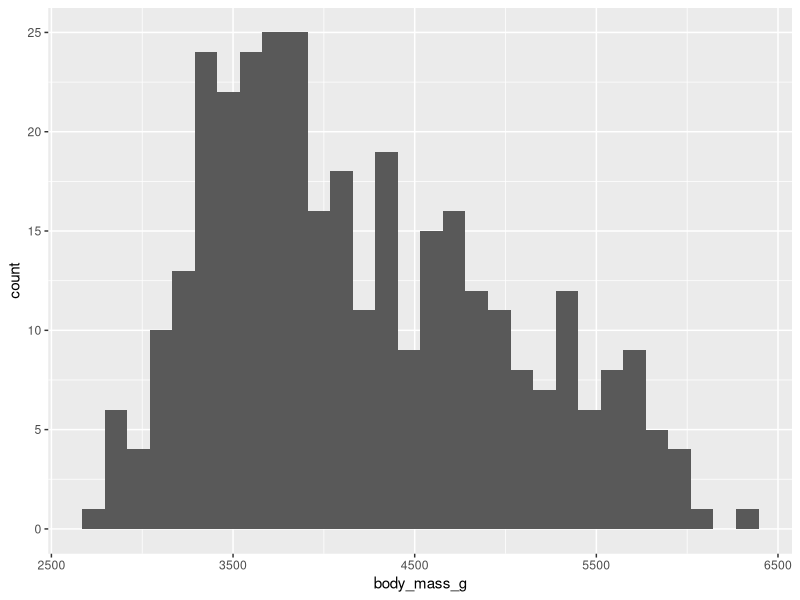
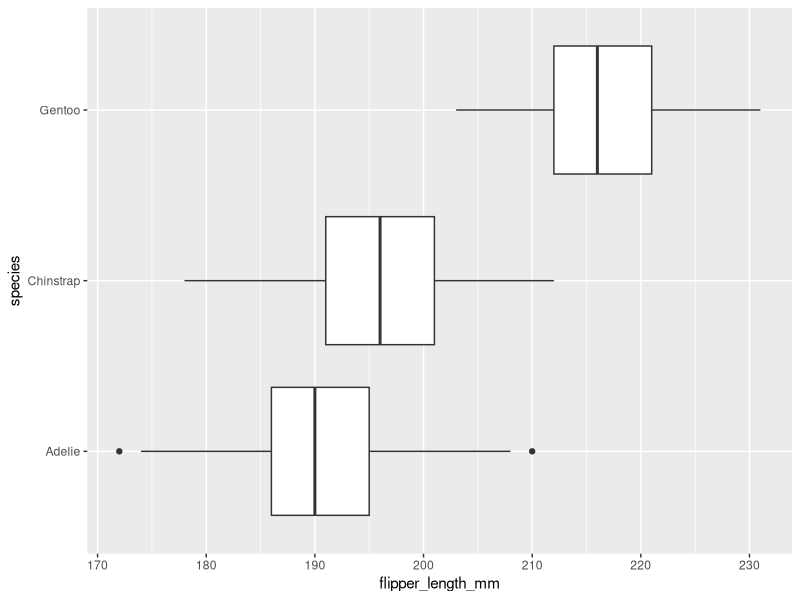
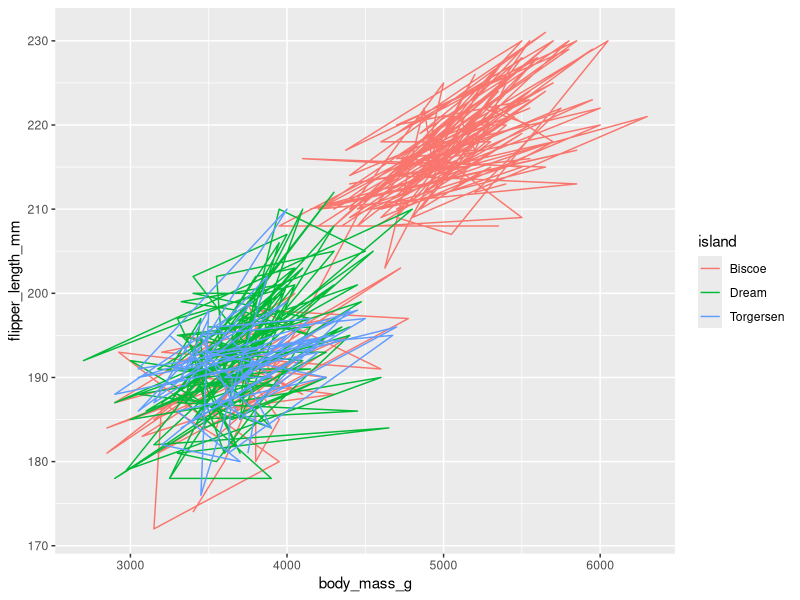

Here is the R script that generated these plots, in order:
library(palmerpenguins)
library(ggplot2)

# Edit code to match figures -------------------------------------------------
# At the end of the guided notes for the second video you'll find three figures.
# Edit the following code so the outputs match the figures in the notes.

# Figure 1
ggplot(penguins, aes(body_mass_g)) +
  geom_histogram()

# Figure 2
ggplot(penguins, aes(y= species, x=flipper_length_mm)) +
  geom_boxplot()

# Figure 3
ggplot(penguins, aes(body_mass_g, flipper_length_mm, color = island)) +
  geom_path()
